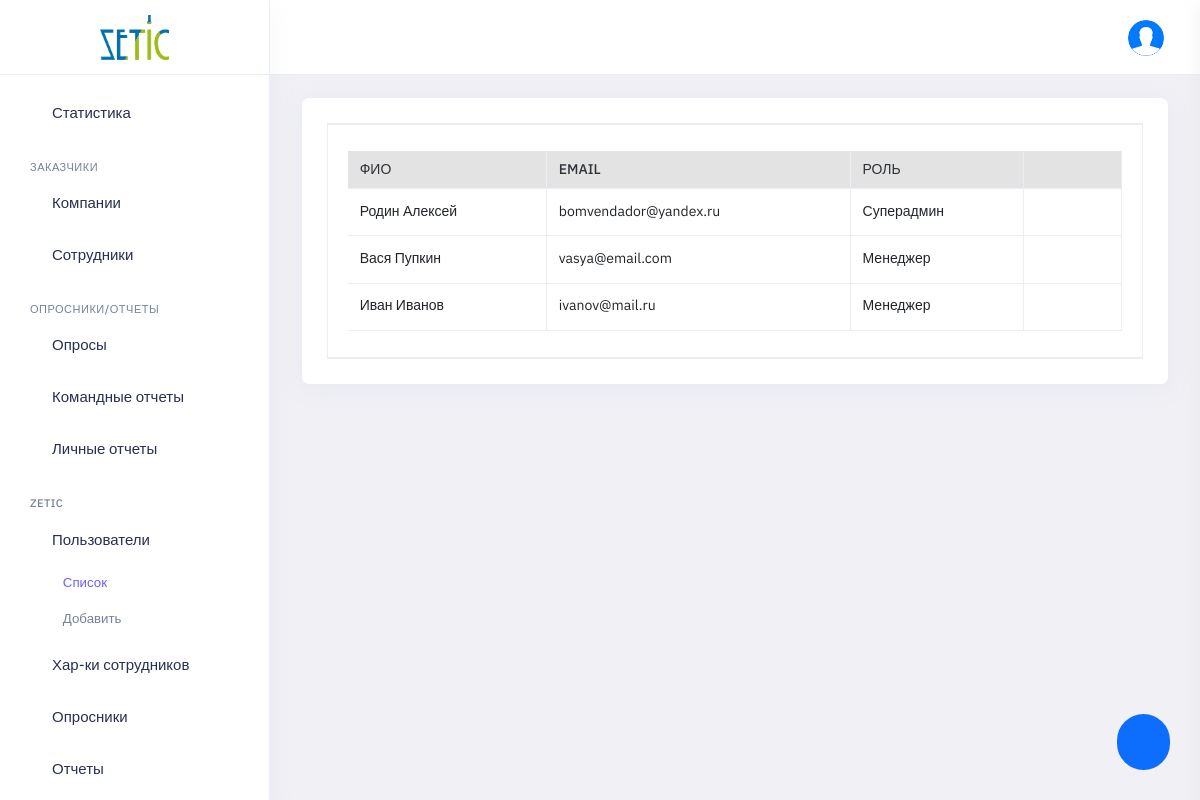
/panel/users_list (signed in), run on an earlier commit of the app's database.
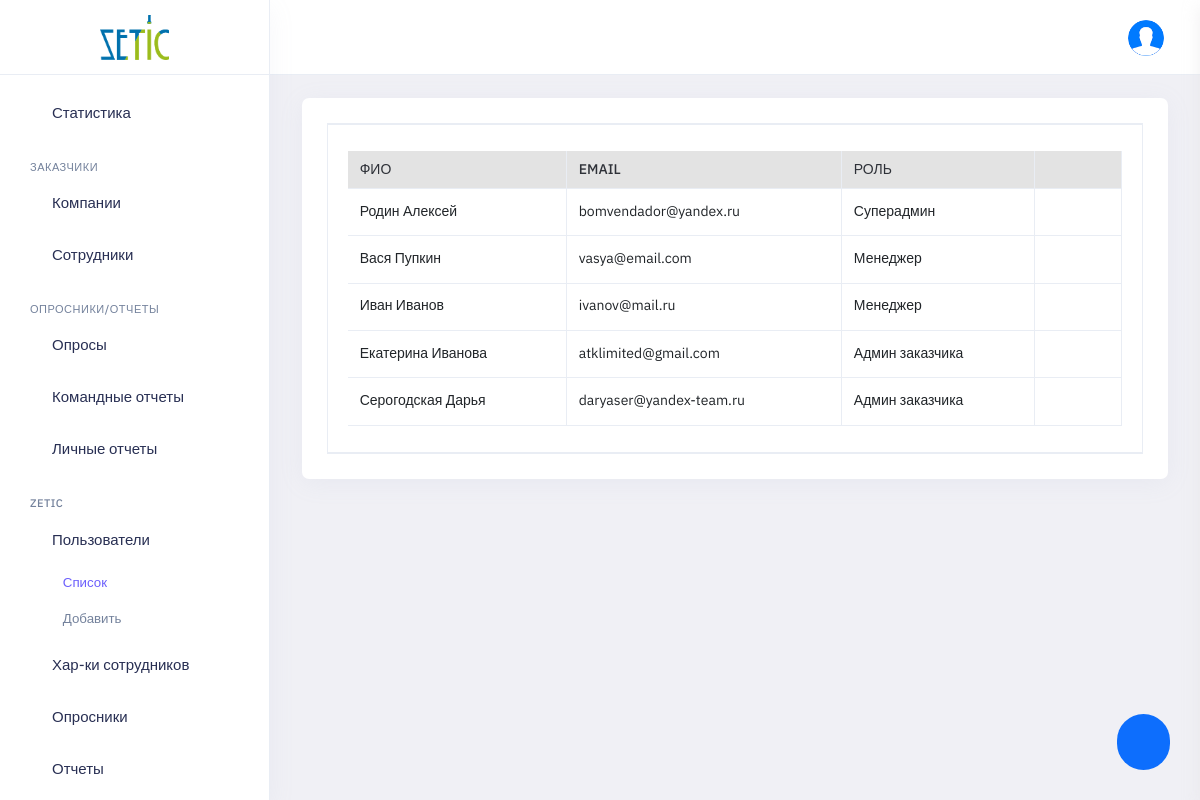
And on a later commit of the database.
### login/models.py (models this page shows, shortened)
class UserProfile(models.Model):
    added = models.DateTimeField(auto_now_add=True, null=True)
    created_by = models.ForeignKey(User, on_delete=models.PROTECT, default=None, blank=True, null=True, related_name='создано_пользователь')
    user = models.ForeignKey(User, on_delete=models.PROTECT, default=None, blank=True, null=True, related_name='Пользователь')
    role = models.ForeignKey(UserRole, on_delete=models.PROTECT, default=None, blank=True, null=True, verbose_name='Роль')
    fio = models.CharField(max_length=100, blank=False, null=False, default='ФИО')
    tel = models.CharField(max_length=20, blank=True, null=True, default='Телефон')
    active = models.BooleanField(default=True)
    class Meta:
        verbose_name_plural = 'Профили пользователей'
        verbose_name = 'Профиль пользователя'

class UserRole(models.Model):
    name = models.CharField(max_length=100, blank=False, null=False)
    class Meta:
        verbose_name_plural = 'Роли пользователей'
        verbose_name = 'Роль пользователя'

### panel/views.py (the view)
# urls.py: path('users_list', panel_views.users_list, name='users_list'),
@login_required(redirect_field_name=None, login_url='/login/')
def users_list(request):
    context = info_common(request)
    context.update(
        {'user_profiles': UserProfile.objects.all()}
    )
    return render(request, 'panel_users_list.html', context)

### panel/views.py (called while the page is built)
@login_required(redirect_field_name=None, login_url='/login/')
def info_common(request):
    userprofile = UserProfile.objects.get(user=request.user)
    context = {
        'cur_userprofile': userprofile
    }
    if userprofile.role.name == 'Админ заказчика':
        employee = Employee.objects.get(user=request.user)
        if not employee.company_admin_active:
            logout(request)
            return 'logout'
        else:
            return context
    else:
        return context

### panel/templates/panel_users_list.html (shortened to what the changed rows need)
{% extends 'panel_base.html' %}
{% load static %}
    {% block content %}
        <div class="main-container container-fluid" id="main-container">
            <div class="page-header">
                <h1 class="page-title">Пользователи</h1>
            </div>
            <div class="row">
                <div class="col-lg-12 col-md-12 col-sm-12 col-xl-12">
                    <div class="row ">
                            <div class="col-md-12">
                                <div class="card">
                                    <div class="card-body">
                                        <div id="wizard1" role="application" class="wizard clearfix">
                                            <div class="content clearfix">
                                                <section id="wizard1-p-0" role="tabpanel" aria-labelledby="wizard1-h-0" class="body current" aria-hidden="false">
                                                    <div class="table-responsive">
                                                                <table class="table table-bordered text-nowrap border-bottom list-table dataTable no-footer" id="">
                                                                    <thead>
                                                                        <tr>
                                                                            <th class="wd-15p border-bottom-0 table-header">ФИО</th>
                                                                            <th class="wd-15p border-bottom-0 table-header">email</th>
                                                                            <th class="wd-15p border-bottom-0 table-header">Роль</th>
                                                                            <th class="wd-15p border-bottom-0 table-header"></th>
                                                                        </tr>
                                                                    </thead>
                                                                    <tbody id="wizard1-tbody-1">
                                                                    {% for user_profile in user_profiles %}
                                                                        <tr>
                                                                            <td>
                                                                                {{ user_profile.fio }}
                                                                            </td>
                                                                            <td>
                                                                                {{ user_profile.user.email }}
                                                                            </td>
                                                                            <td>
                                                                                {{ user_profile.role.name }}
                                                                            </td>
                                                                            <td>
                                                                                <div style="text-align: center;">
                                                                                <i class="fe fe-more-vertical cursor-pointer" data-bs-toggle="dropdown" aria-expanded="false" style="font-size: 20px"></i>
                                                                            </div>
                                                                            </td>
                                                                        </tr>
                                                                    {% endfor %}
                                                                    </tbody>
                                                                </table>
                                                    </div>
                                                </section>
                                            </div>
                                    </div>
                                </div>
                            </div>
                        </div>
                    </div>
                </div>
            </div>
        </div>
    {% endblock %}

What changed in the data, as far as the page shows it:
added UserProfile: fio "Екатерина Иванова", user.email "atklimited@gmail.com", role.name "Админ заказчика"
added UserProfile: fio "Серогодская Дарья", user.email "daryaser@yandex-team.ru", role.name "Админ заказчика"
